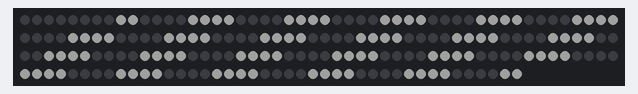
A sketch run on a simulated Arduino Uno, built with avr-gcc and run on an emulated ATmega328P. Shown: 192 RGB LEDs in strip order, left to right, continuing on the next row. Dim RGB values are drawn brighter than linear.

Above: at 0.05 s.

The sketch:

LightMatrixScroll.ino
```cpp
#include <FastLED.h>

#define NUM_LEDS 64*3
#define NUM_ROWS 8*3

#define DATA_PIN 2

CRGB leds[NUM_LEDS];

#define BRIGHTNESS 32

long long cnt = 0;

void setup() {
  FastLED.addLeds<WS2812, DATA_PIN, GRB>(leds, NUM_LEDS);
  FastLED.setBrightness(BRIGHTNESS);
}

void loop() {
  for (int i = 0; i < NUM_LEDS / 2; i++) {
    leds[i] = CRGB::Black;
    leds[NUM_LEDS - i - 1] = CRGB::Black;
  }

  for (int i = 0; i < NUM_ROWS; i++) {
    leds[i * 8] = CRGB::White;
    leds[i * 8 + 1] = CRGB::White;
    leds[i * 8 + 6] = CRGB::White;
    leds[i * 8 + 7] = CRGB::White;
  }

  int p = 4;
  int i = (cnt++ / 12) % ((NUM_ROWS) + p);

  for (int j = i - p; j <= i; j++) {
    if (j >= 0 && j < NUM_ROWS) {
      leds[j * 8] = CRGB::Black;
      leds[j * 8 + 1] = CRGB::Black;
      leds[j * 8 + 6] = CRGB::Black;
      leds[j * 8 + 7] = CRGB::Black;
    }
  }

  FastLED.show();
}
```
